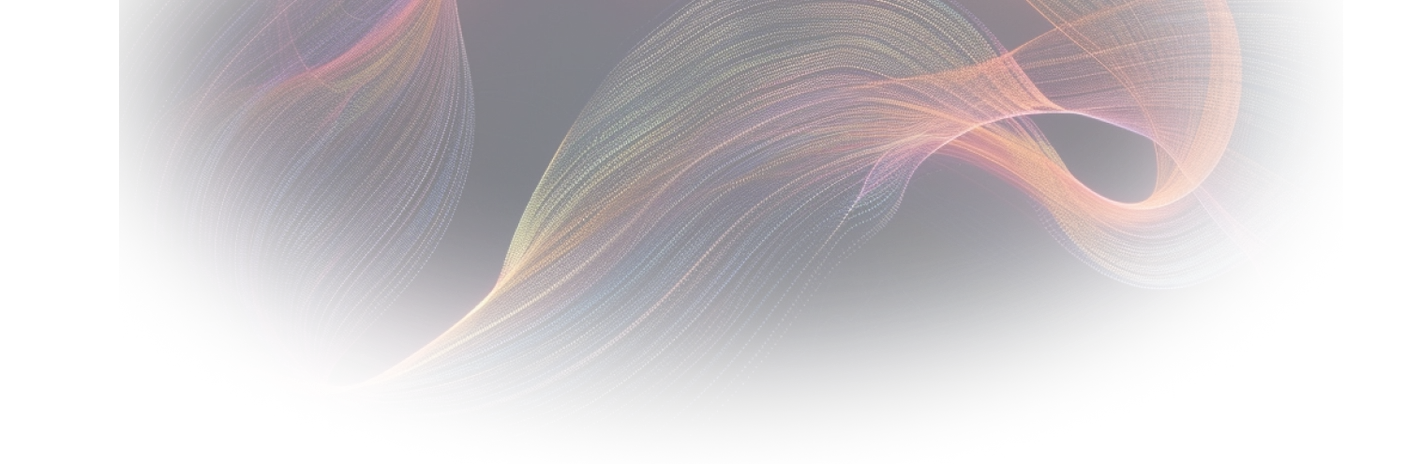
#> input picture frontend/assets/img/app-editor-swirl.webp, 1420 x 464 px
$ python add-tray-icon-border.py ../../frontend/assets/img/app-editor-swirl.webp out.png
#> lines starting #> are read from the running program, lines starting #| are printed output that depends on the picture; after the words box and inside, x2 and y2 are one past the last pixel; in counts of white or black regions, pixels touching at a corner belong together
#!/usr/bin/env python3
"""Add an anti-aliased white border around the tray icon.

Usage: python3 add-tray-icon-border.py [input.png] [output.png]

Defaults to reading/writing tray-icon.png in the same directory.
"""
import sys
from pathlib import Path
from PIL import Image, ImageFilter

script_dir = Path(__file__).parent
input_path = Path(sys.argv[1]) if len(sys.argv) > 1 else script_dir / "tray-icon.png"
output_path = Path(sys.argv[2]) if len(sys.argv) > 2 else input_path

img = Image.open(input_path).convert("RGBA")
#> img is the input picture: PIL image 1420x464 RGBA; mean R, G, B, A 32.9, 20, 28.7, 57.9
_, _, _, a = img.split()
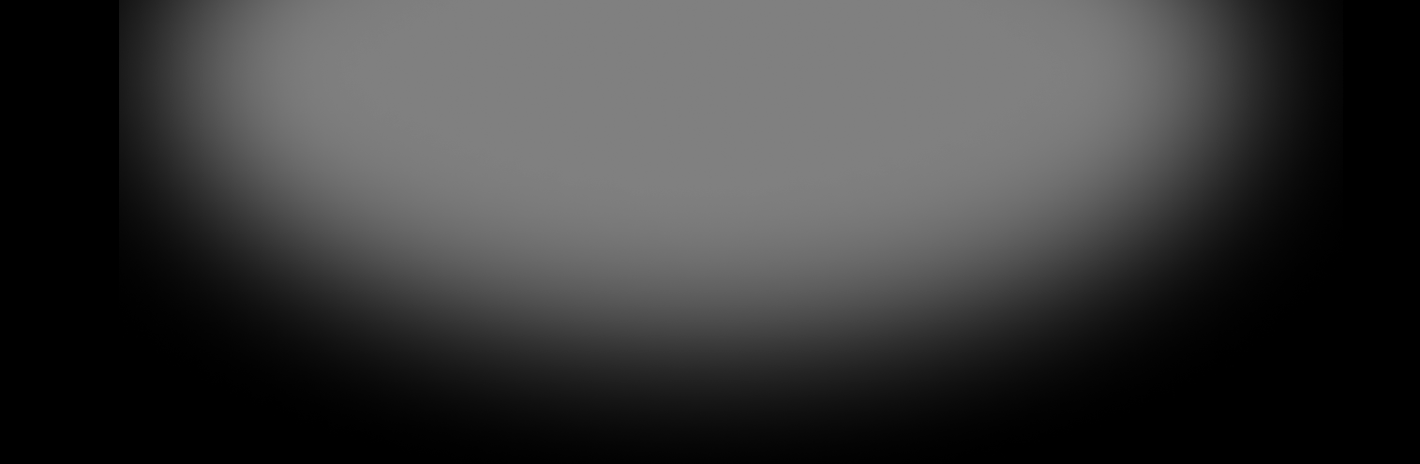
#> a: PIL image 1420x464 L; min 0, max 128, mean 57.9

# Binary mask from alpha channel
mask = a.point(lambda p: 255 if p > 10 else 0)
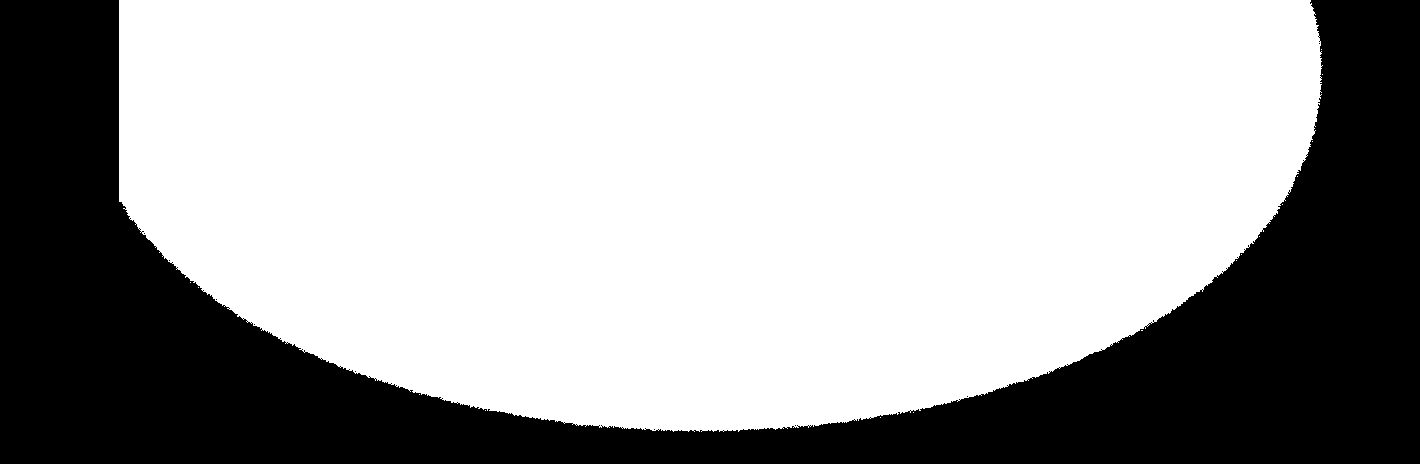
#> mask: PIL image 1420x464 L; 66.1% white; 10 black regions (9 under 20 px), largest, box (x1, y1, x2, y2) and area: (0, 0, 1420, 464) 223168

# Gaussian blur creates naturally anti-aliased edges
blurred = mask.filter(ImageFilter.GaussianBlur(radius=2.5))

# Boost so border is opaque near icon but still has smooth falloff
boosted = blurred.point(lambda p: min(255, int(p * 2.0)))

# Only keep border pixels where original is transparent
outline = Image.new("L", img.size, 0)
#> outline: PIL image 1420x464 L; every value is 0
for y in range(img.height):
    for x in range(img.width):
        if a.getpixel((x, y)) <= 10 and boosted.getpixel((x, y)) > 5:
            outline.putpixel((x, y), boosted.getpixel((x, y)))
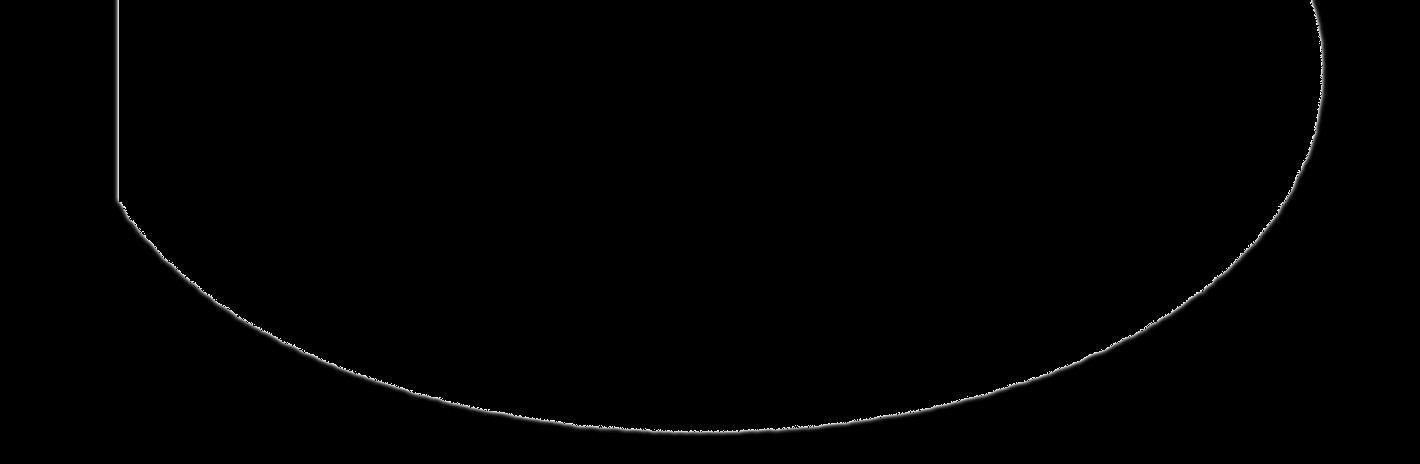
#> outline: PIL image 1420x464 L; min 0, max 255, mean 1.4

# White border layer with smooth alpha
border_layer = Image.merge("RGBA", (
    Image.new("L", img.size, 255),
    Image.new("L", img.size, 255),
    Image.new("L", img.size, 255),
    outline,
))

# Composite: smooth white border behind original (original pixels untouched)
result = Image.alpha_composite(border_layer, img)
result.save(output_path)
print(f"Saved {output_path} with anti-aliased white border")
